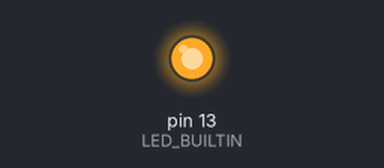
Bench run of a sketch on a simulated Arduino Uno, built with avr-gcc and run on an emulated ATmega328P. Shown: output pins drawn as LEDs (lit = HIGH).

Above: at 2.0 s.
At 33.5 s:
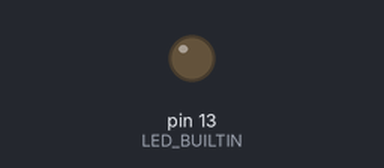
Timing chart, 0 to 44.2 s (numbered marks = the images above):
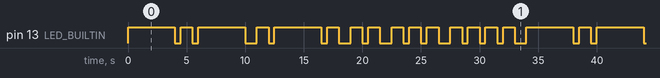

The sketch:

sketch_sep12a.ino
```cpp
void setup() {
  // put your setup code here, to run once:
  pinMode(LED_BUILTIN,OUTPUT);

}
void dot()
{
  //pinMode(LED_BUILTIN, OUTPUT);
  digitalWrite(LED_BUILTIN, HIGH);   // turns  on the LED
  delay(1000);                       // LED will glow for 1 second
  digitalWrite(LED_BUILTIN, LOW);    // turn off the LED
}
 void dash()
{
  digitalWrite(LED_BUILTIN, HIGH);   // turn the LED on
  delay(4000);                       // LED  glows for 4 seconds
  digitalWrite(LED_BUILTIN, LOW);    // turn off the LED
}
void loop()
{
/*
As per morse code convention , the space between parts of same letter is one unit while the space between
letters is three unit so the ratio is taken as 1:3.
*/
int a = 500; //time duration between dot and dashes of same letter is 0.5sec
int b = 1000;//time duration between two letters is 1.0sec
//for Letter K
dash();
delay(a);
dot();
delay(a);
dash();
delay(b);
// for letter R
dot();
delay(a);
dash();
delay(a);
dot();
delay(b);
// for letter I
dot();
delay(a);
dot();
delay(b);
// for letter S
dot();
delay(a);
dot();
delay(a);
dot();
delay(b);
// for letter H
dot();
delay(a);
dot();
delay(a);
dot();
delay(a);
dot();
delay(b);
}
```

Measured:
- by itself, pin 13 (LED_BUILTIN): moves between LOW and HIGH, repeating every 34.0 s
- by itself, everything shown: repeats every 34.0 s, in 30 steps
